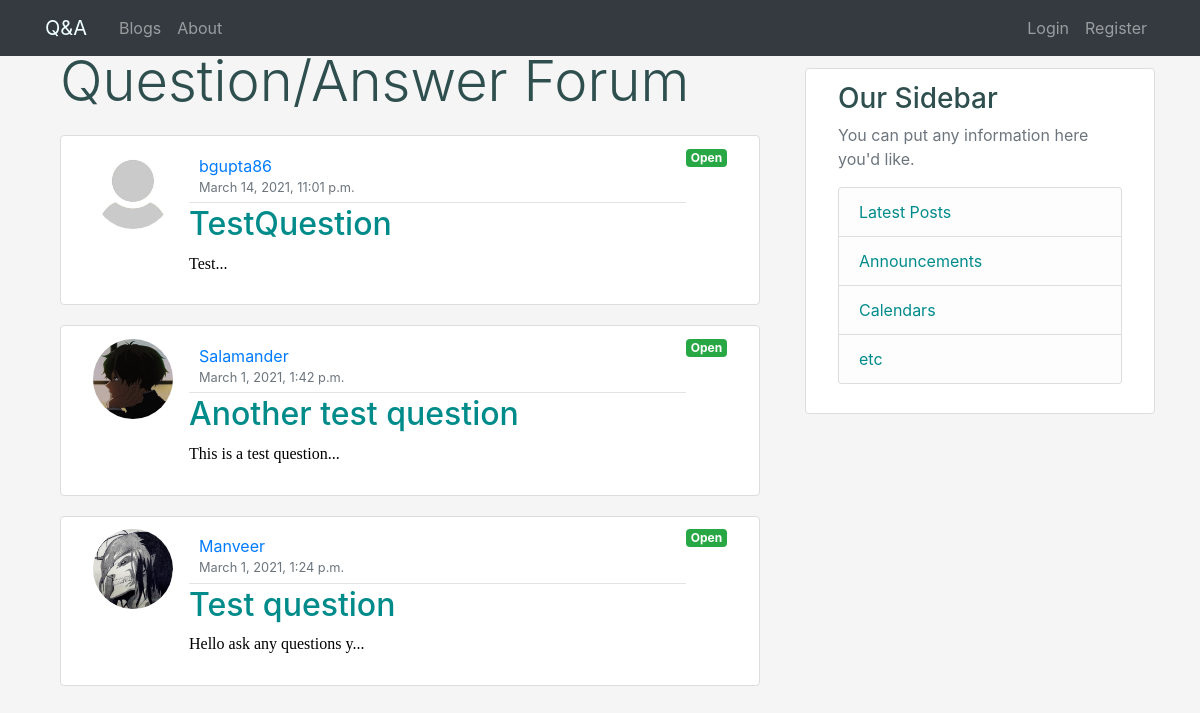
The app's page /quesans/ with its own data.
### quesans/models.py (models this page shows, shortened)
class Question(models.Model):
    title = models.CharField(max_length=100)
    desc = models.TextField()
    author=models.ForeignKey(User,on_delete=models.CASCADE,default=None)
    created_on = models.DateTimeField(auto_now=True)
    image = models.ImageField(null=True,blank=True,upload_to ='ques_images/')
    answered = models.BooleanField(default=False)
    slug=models.SlugField()
    def snippet(self):
        return self.desc[:25]+"..."

### users/models.py (models this page shows, shortened)
class Profile(models.Model):
    user = models.OneToOneField(User, on_delete=models.CASCADE)
    image = models.ImageField(default='default.jpg', upload_to='profile_pics')
    bio = models.TextField(default="No Bio")
    city = models.CharField(default="Jaipur", max_length=100)
    state = models.CharField(default="Rajasthan", max_length=100)
    programme = models.CharField(default='B.Tech', max_length=15)
    branch = models.CharField(default='CSE', max_length=15)
    face = models.ImageField(blank=True, upload_to='faces')
    face_encode = models.FileField(upload_to='face_encodes', blank=True)
    two_factor = models.BooleanField(default=False)
    following = models.ManyToManyField(
        User, related_name='following')
    follow_request = models.ManyToManyField(
        User, related_name='requests')

### quesans/views.py (the view)
# urls.py: path('',views.QuestionListView.as_view(),name='clist'),
class QuestionListView(ListView):
    model = Question
    template_name = 'quesans/listall.html'
    context_object_name = 'questions'
    ordering = ['answered','-created_on']

### quesans/templates/quesans/listall.html
{% extends 'quesans/base_layout.html' %}
{% block content %}
<h3 class="display-4">Question/Answer Forum</h3>
    {% for question in questions %}
    <article class="media content-section">
        <img class="rounded-circle article-img" src="{{question.author.profile.image.url }}" width='50' height='50' >
        <div class="media-body">
        <div class="article-metadata">
            <a class="mr-2" href="{% url 'profile-page' question.author.id %}">{{question.author}}</a>
            <small class="text-muted">{{question.created_on}}</small>
        </div>
        <h2><a class="article-title" href="{% url 'quesans:qthread' question.slug %}">{{ question.title }}</a></h2>
        <p class="article-content">{{ question.snippet }}</p>
        </div>
        {% if question.answered %}
        <span class="badge badge-danger">Closed</span>
        {% else %}
        <span class="badge badge-success">Open</span>
        {% endif %}
    </article>
    {% endfor %}
{% endblock %}

### quesans/static/quesans/styles.css (style rules this page uses)
body { background: whitesmoke; color: black; margin-top: 3rem; }
h1,h2,h3,h4 { color:darkslategray }
.content-section { background: white; padding: 0.8rem 2rem; border: 1px solid #dddddd; border-radius: 4px; margin-top:20px; margin-bottom: 5px; }
.text-muted { color:lightseagreen; }
.article-title { color:darkcyan }
.article-img { border-style:hidden; height:5rem; width:5rem; margin-right:1rem; }
.article-content { white-space: pre-line; font-size:medium; font-family:'Lucida Handwriting',cursive; }
.article-metadata { padding-bottom: 5px; padding:5px 10px; margin-bottom:2px; border-bottom: 1px solid #e3e3e3; display: grid; flex-direction: row; align-items: center; }

### records on screen
Question: author.profile.image (placeholder picture), author "bgupta86", created_on "March 14, 2021, 11:01 p.m.", title "TestQuestion", snippet "Test...", answered "Open"
Question: author.profile.image (picture), author "Salamander", created_on "March 1, 2021, 1:42 p.m.", title "Another test question", snippet "This is a test question...", answered "Open"
Question: author.profile.image (placeholder picture), author "Manveer", created_on "March 1, 2021, 1:24 p.m.", title "Test question", snippet "Hello ask any questions y...", answered "Open"
